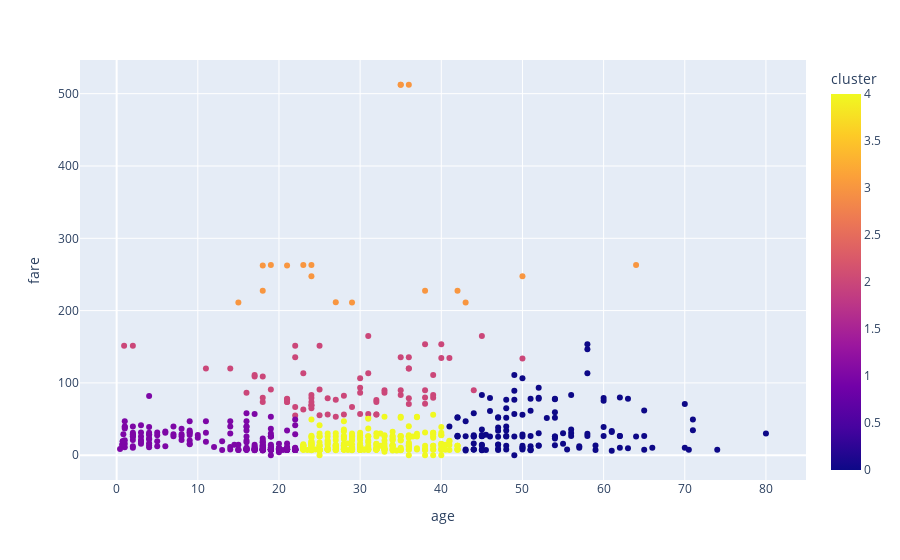

Source (notebook cell):
### Code cell
import plotly.express as px
fig = px.scatter(df, x="age", y="fare", color="cluster")
fig.show()

### Figure 1 — Plotly figure (JSON) as saved in the notebook; plotly's stock layout.template omitted (floating-point values rounded to 4 significant figures; data arrays with more than 128 entries replaced by an {"elided": "..."} marker saying what was removed)
{"data": [{"hovertemplate": "age=%{x}<br>fare=%{y}<br>cluster=%{marker.color}<extra></extra>", "legendgroup": "", "marker": {"color": {"elided": "891 int values"}, "coloraxis": "coloraxis", "symbol": "circle"}, "mode": "markers", "name": "", "orientation": "v", "showlegend": false, "type": "scatter", "x": {"elided": "891 float values"}, "xaxis": "x", "y": {"elided": "891 float values"}, "yaxis": "y"}], "layout": {"coloraxis": {"colorbar": {"title": {"text": "cluster"}}, "colorscale": [[0, "#0d0887"], [0.1111, "#46039f"], [0.2222, "#7201a8"], [0.3333, "#9c179e"], [0.4444, "#bd3786"], [0.5556, "#d8576b"], [0.6667, "#ed7953"], [0.7778, "#fb9f3a"], [0.8889, "#fdca26"], [1, "#f0f921"]]}, "legend": {"tracegroupgap": 0}, "margin": {"t": 60}, "xaxis": {"anchor": "y", "domain": [0, 1], "title": {"text": "age"}}, "yaxis": {"anchor": "x", "domain": [0, 1], "title": {"text": "fare"}}}}
